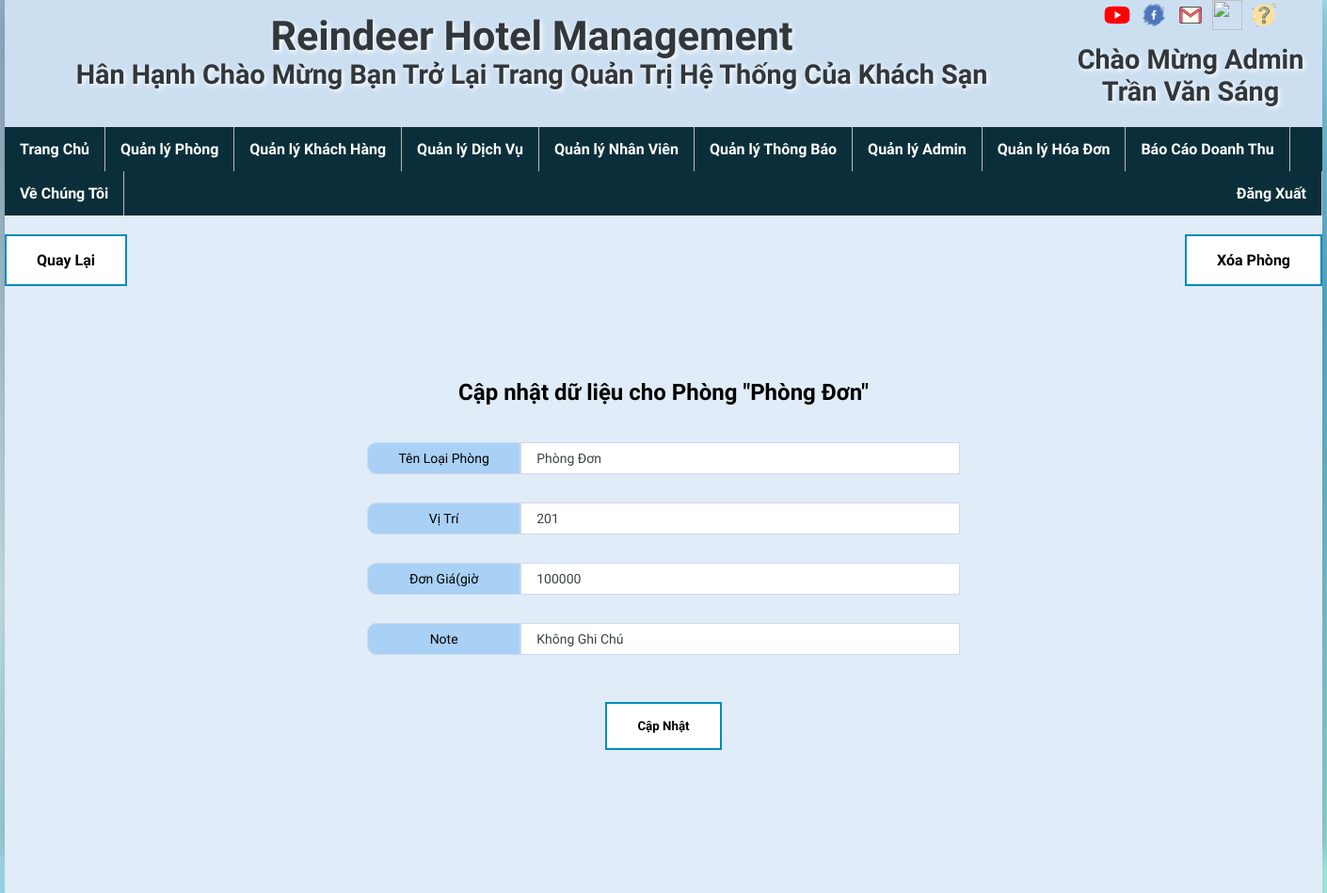
Page /index.php?url=QuanLyPhong/SuaPhong.php&maLP=1 (signed in) on the committed database.
### tables this page shows
CREATE TABLE `phong` (
  `MaLP` int(11) NOT NULL,
  `TenLoaiPhong` varchar(50) NOT NULL,
  `ViTri` text DEFAULT NULL,
  `DonGia` int(50) NOT NULL,
  `Note` text DEFAULT NULL
);

### QuanLyPhong/SuaPhong.php (the view, shortened to what this page needs)
<?php
    $maLP=$_GET["maLP"];
    $sql = "SELECT * FROM phong WHERE MaLP=$maLP";
    $thucthi = mysqli_query($ketnoisql,$sql);
    $dulieu = mysqli_fetch_array($thucthi);
 ?>
<div class="thanhtrangthai">
    <a class="button button2" style="float:left" href='index.php?url=QuanLyPhong/QuanLyPhong.php'>Quay Lại</a>
    <a class='button button2' style="float:right" onclick="return confirm('Bạn có chắc chắn xóa mục này không?')" href="index.php?url=QuanLyPhong/XoaPhong.php&maLP=<?php echo $dulieu[0]?>">Xóa Phòng</a>
</div>
<div class="noidung">
<form action= "" method="Post">
    <h2>Cập nhật dữ liệu cho Phòng "<?php echo $dulieu[1] ?>"</h2> <br>
        <div class="nhomform">
            <span>Tên Loại Phòng</span>
            <input class="nhap" type="text" name='TenLoaiPhongs' value="<?php echo $dulieu[1] ?>">
        </div>
        <div class="nhomform">
            <span>Vị Trí</span>
            <input class="nhap" type="text" name='ViTris' value="<?php echo $dulieu[2] ?>">
        </div>
        <div class="nhomform">
            <span>Đơn Giá(giờ</span>
            <input class="nhap" type="text" name='gias' value="<?php echo $dulieu[3] ?>" >
        </div>
        <div class="nhomform">
            <span>Note</span>
            <input class="nhap" type="text" name='Notes' value="<?php echo $dulieu[4] ?>">
        </div>
        <input class="button button2" value="Cập Nhật" type="submit"/>
</form>
</div>

### Css/style_bocuc.css (style rules this page uses)
* { font-family: 'Barlow Condensed', sans-serif; }
body { width: 1400px; height: 900px; margin: 0 auto; background-color: #504f53; box-shadow: 0 64px 128px 0 rgba(0, 12, 25, 0.2), 0 6px 20px 0 rgba(0, 0, 10, 0.19); background-image:linear-gradient(to bottom right, #95B1CB, #DDFFFF,#61BEDF,#ACF0E6) }
.button { background-color: #4CAF50; border: none; color: white; padding: 16px 32px; text-align: center; text-decoration: none; display: inline-block; transition-duration: 0.7s; cursor: pointer; font-weight: bold; margin-top: 20px }
.button2 { background-color: white; color: black; border: 2px solid #008CBA; }
.nhap { width: 100%; padding: 8px 16px; font-size: 14px; font-weight: 500; color: #3D4344; border: 1px solid #CDD9ED; background: #fff; }
.nhomform { display: flex; width: 100%; margin-bottom: 30px; }
span { width: 30%; height: 20%; text-align: center; padding: 8px 12px; font-size: 14px; color: black; background: #A9D0F5; border: 1px solid #CDD9ED; border-radius: 10px 0 0 10px; }
.nhap::placeholder { color: #CBD1DC; }

### QuanLyPhong/SuaPhong.php (style rules this page uses)
.thanhtrangthai { float: top; width: 100%; height: 20%; }
.noidung { margin: 30px auto; width: 45%; }

### rows in the picture
phong: TenLoaiPhong "Phòng Đơn", TenLoaiPhongs "Phòng Đơn", ViTris "201", gias "100000", Notes "Không Ghi Chú"

### other values in the picture
$nameUser['fullname'] "Trần Văn Sáng"
